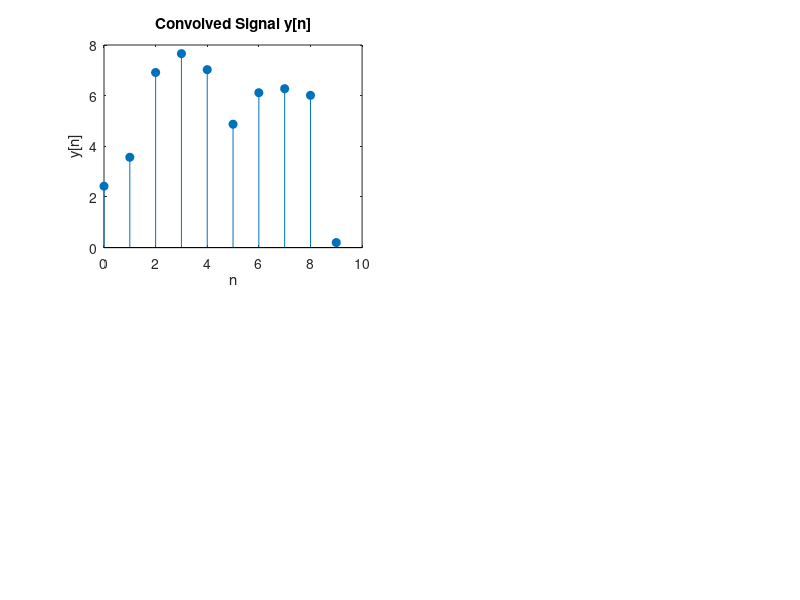

MATLAB code to generate this figure:
n = 0:9; 
x2_n = (n == 3); 
mu = 5;    
sigma = 2;
N = 10;  
x1_n = sigma * randn(1, N) + mu;

X1_k = fft(x1_n);
X2_k = fft(x2_n);

Y_k = X1_k.*X2_k;

y_n = ifft(Y_k);

figure;
subplot(2,2,1);
stem(n, real(y_n), 'filled');
title('Convolved Signal y[n]');
xlabel('n');
ylabel('y[n]');
